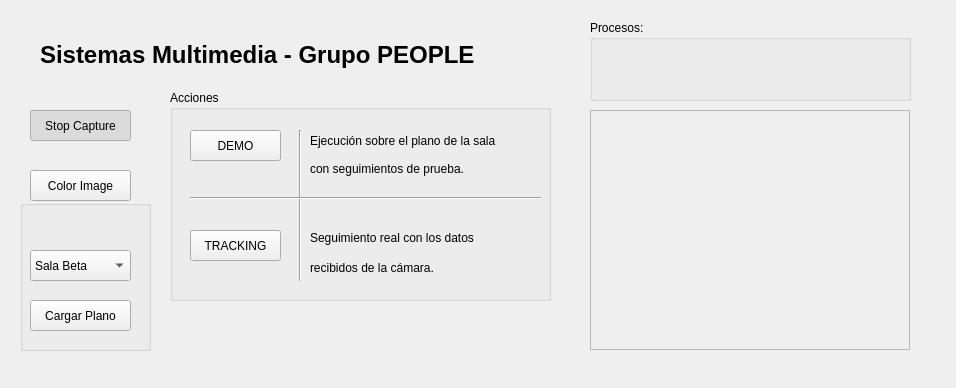
<?xml version="1.0" encoding="UTF-8"?>
<ui version="4.0">
 <class>MainWindow</class>
 <widget class="QWidget" name="MainWindow">
  <property name="geometry">
   <rect>
    <x>0</x>
    <y>0</y>
    <width>956</width>
    <height>388</height>
   </rect>
  </property>
  <property name="windowTitle">
   <string>Sistemas Multimedia [ACHO] - Grupo People</string>
  </property>
  <widget class="QFrame" name="imageFrameS">
   <property name="geometry">
    <rect>
     <x>590</x>
     <y>110</y>
     <width>320</width>
     <height>240</height>
    </rect>
   </property>
   <property name="frameShape">
    <enum>QFrame::StyledPanel</enum>
   </property>
   <property name="frameShadow">
    <enum>QFrame::Raised</enum>
   </property>
  </widget>
  <widget class="QPushButton" name="captureButton">
   <property name="geometry">
    <rect>
     <x>30</x>
     <y>110</y>
     <width>101</width>
     <height>31</height>
    </rect>
   </property>
   <property name="text">
    <string>Stop Capture</string>
   </property>
   <property name="checkable">
    <bool>true</bool>
   </property>
   <property name="checked">
    <bool>true</bool>
   </property>
  </widget>
  <widget class="QPushButton" name="colorButton">
   <property name="geometry">
    <rect>
     <x>30</x>
     <y>170</y>
     <width>101</width>
     <height>31</height>
    </rect>
   </property>
   <property name="text">
    <string>Color Image</string>
   </property>
   <property name="checkable">
    <bool>true</bool>
   </property>
   <property name="checked">
    <bool>false</bool>
   </property>
  </widget>
  <widget class="QGroupBox" name="groupBox">
   <property name="geometry">
    <rect>
     <x>170</x>
     <y>90</y>
     <width>381</width>
     <height>211</height>
    </rect>
   </property>
   <property name="title">
    <string>Acciones</string>
   </property>
   <widget class="QPushButton" name="DEMO">
    <property name="geometry">
     <rect>
      <x>20</x>
      <y>40</y>
      <width>91</width>
      <height>31</height>
     </rect>
    </property>
    <property name="text">
     <string>DEMO</string>
    </property>
   </widget>
   <widget class="QPushButton" name="TRACKING">
    <property name="geometry">
     <rect>
      <x>20</x>
      <y>140</y>
      <width>91</width>
      <height>31</height>
     </rect>
    </property>
    <property name="text">
     <string>TRACKING</string>
    </property>
   </widget>
   <widget class="Line" name="line">
    <property name="geometry">
     <rect>
      <x>120</x>
      <y>40</y>
      <width>20</width>
      <height>151</height>
     </rect>
    </property>
    <property name="orientation">
     <enum>Qt::Vertical</enum>
    </property>
   </widget>
   <widget class="QLabel" name="label">
    <property name="geometry">
     <rect>
      <x>140</x>
      <y>40</y>
      <width>241</width>
      <height>21</height>
     </rect>
    </property>
    <property name="text">
     <string>Ejecución sobre el plano de la sala </string>
    </property>
   </widget>
   <widget class="QLabel" name="label_2">
    <property name="geometry">
     <rect>
      <x>140</x>
      <y>70</y>
      <width>261</width>
      <height>17</height>
     </rect>
    </property>
    <property name="text">
     <string>con seguimientos de prueba.</string>
    </property>
   </widget>
   <widget class="QLabel" name="label_3">
    <property name="geometry">
     <rect>
      <x>140</x>
      <y>140</y>
      <width>221</width>
      <height>16</height>
     </rect>
    </property>
    <property name="text">
     <string>Seguimiento real con los datos</string>
    </property>
   </widget>
   <widget class="QLabel" name="label_4">
    <property name="geometry">
     <rect>
      <x>140</x>
      <y>170</y>
      <width>161</width>
      <height>16</height>
     </rect>
    </property>
    <property name="text">
     <string>recibidos de la cámara.</string>
    </property>
   </widget>
   <widget class="Line" name="line_2">
    <property name="geometry">
     <rect>
      <x>20</x>
      <y>100</y>
      <width>351</width>
      <height>16</height>
     </rect>
    </property>
    <property name="orientation">
     <enum>Qt::Horizontal</enum>
    </property>
   </widget>
  </widget>
  <widget class="QGroupBox" name="groupBox_2">
   <property name="geometry">
    <rect>
     <x>590</x>
     <y>20</y>
     <width>321</width>
     <height>81</height>
    </rect>
   </property>
   <property name="title">
    <string>Procesos:</string>
   </property>
   <widget class="QLabel" name="procesos">
    <property name="geometry">
     <rect>
      <x>10</x>
      <y>30</y>
      <width>301</width>
      <height>41</height>
     </rect>
    </property>
    <property name="text">
     <string/>
    </property>
   </widget>
  </widget>
  <widget class="QLabel" name="label_5">
   <property name="geometry">
    <rect>
     <x>40</x>
     <y>40</y>
     <width>501</width>
     <height>31</height>
    </rect>
   </property>
   <property name="text">
    <string>&lt;html&gt;&lt;head/&gt;&lt;body&gt;&lt;p&gt;&lt;span style=&quot; font-size:18pt; font-weight:600;&quot;&gt;Sistemas Multimedia - Grupo PEOPLE&lt;/span&gt;&lt;/p&gt;&lt;/body&gt;&lt;/html&gt;</string>
   </property>
  </widget>
  <widget class="QGroupBox" name="groupBox_3">
   <property name="geometry">
    <rect>
     <x>20</x>
     <y>200</y>
     <width>131</width>
     <height>151</height>
    </rect>
   </property>
   <property name="title">
    <string/>
   </property>
   <widget class="QPushButton" name="CargarPlano">
    <property name="geometry">
     <rect>
      <x>10</x>
      <y>100</y>
      <width>101</width>
      <height>31</height>
     </rect>
    </property>
    <property name="text">
     <string>Cargar Plano</string>
    </property>
   </widget>
   <widget class="QComboBox" name="comboBox">
    <property name="geometry">
     <rect>
      <x>10</x>
      <y>50</y>
      <width>101</width>
      <height>31</height>
     </rect>
    </property>
    <item>
     <property name="text">
      <string>Sala Beta</string>
     </property>
    </item>
    <item>
     <property name="text">
      <string>Sala Reuniones</string>
     </property>
    </item>
   </widget>
  </widget>
  <zorder>groupBox_3</zorder>
  <zorder>imageFrameS</zorder>
  <zorder>captureButton</zorder>
  <zorder>colorButton</zorder>
  <zorder>groupBox</zorder>
  <zorder>groupBox_2</zorder>
  <zorder>label_5</zorder>
 </widget>
 <resources/>
 <connections/>
</ui>
